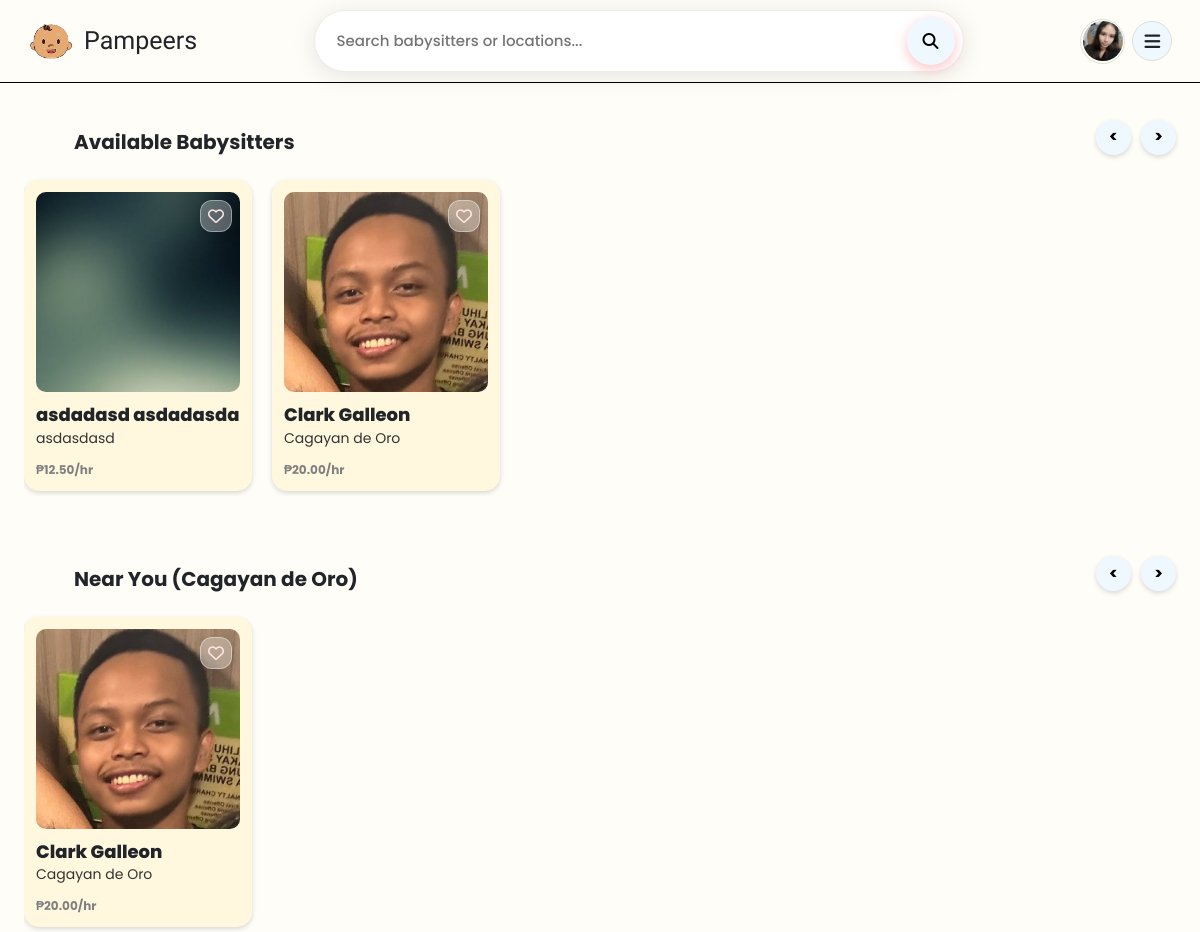
The page /public/guardian/guardianDashboard.php (signed in) on the database its author committed.
### tables this page shows
CREATE TABLE `users` (
  `id` int(11) NOT NULL,
  `uuid` char(36) NOT NULL,
  `firstName` varchar(100) NOT NULL,
  `middleName` varchar(100) DEFAULT NULL,
  `lastName` varchar(100) NOT NULL,
  `bio` text DEFAULT NULL,
  `suffix` varchar(10) DEFAULT NULL,
  `birthDate` date NOT NULL,
  `sex` enum('male','female','other') NOT NULL,
  `role` enum('guardian','sitter','admin') NOT NULL DEFAULT 'guardian',
  `contactNumber` varchar(20) NOT NULL,
  `emailAddress` varchar(150) NOT NULL,
  `username` varchar(100) NOT NULL,
  `password` varchar(255) NOT NULL,
  `streetAddress` varchar(255) NOT NULL,
  `barangay` varchar(255) NOT NULL,
  `cityMunicipality` varchar(255) NOT NULL,
  `province` varchar(255) NOT NULL,
  `country` varchar(255) NOT NULL,
  `zipCode` char(10) NOT NULL,
  `dateCreated` timestamp NOT NULL DEFAULT current_timestamp(),
  `profilePic` varchar(255) NOT NULL DEFAULT 'default.jpg',
  `isActive` tinyint(1) NOT NULL DEFAULT 1,
  `deactivatedAt` datetime DEFAULT NULL,
  `deletedAt` datetime DEFAULT NULL,
  `createdAt` datetime DEFAULT current_timestamp()
);

CREATE TABLE `sitters` (
  `sitterID` int(11) NOT NULL,
  `uuid` char(36) NOT NULL,
  `userID` int(11) NOT NULL,
  `hourlyRate` decimal(10,2) NOT NULL DEFAULT 0.00,
  `experience` int(11) NOT NULL DEFAULT 0,
  `isAvailable` tinyint(1) NOT NULL DEFAULT 1,
  `ratingAverage` decimal(3,2) DEFAULT NULL,
  `verificationStatus` enum('pending','verified','rejected') NOT NULL DEFAULT 'pending',
  `createdAt` timestamp NOT NULL DEFAULT current_timestamp()
);

### public/guardian/guardianDashboard.php (the view, shortened to what this page needs)
<?php
require_once __DIR__ . '/../../app/middleware/auth.php';
$userId = $_SESSION['user_id'];
$stmt = $conn->prepare("SELECT * FROM users WHERE id = ? LIMIT 1");
$stmt->bind_param("i", $userId);
$stmt->execute();
$user = $stmt->get_result()->fetch_assoc() ?? [];
$userCity = !empty($user['cityMunicipality']) ? $user['cityMunicipality'] : '';
$userPic = !empty($user['profilePic']) ? $user['profilePic'] : 'default.jpg';
$sitters = [];
$queryAvail = "SELECT s.sitterID, s.hourlyRate as rate, u.firstName, u.lastName, u.profilePic as img, u.cityMunicipality as city,
              (SELECT COUNT(*) FROM favourites f WHERE f.sitter_id = s.sitterID AND f.guardian_id = ?) as isFav
              FROM sitters s
              JOIN users u ON s.userID = u.id
              WHERE s.verificationStatus = 'verified' AND u.isActive = 1 AND s.isAvailable = 1 AND u.id != ?
              ORDER BY s.ratingAverage DESC, s.createdAt DESC LIMIT 12";
$stmtA = $conn->prepare($queryAvail);
$stmtA->bind_param("ii", $userId, $userId);
$stmtA->execute();
$resA = $stmtA->get_result();
while ($row = $resA->fetch_assoc()) {
    $row['name'] = trim($row['firstName'] . ' ' . $row['lastName']);
    $sitters[] = $row;
}
$sittersNear = [];
$queryNear = "SELECT s.sitterID, s.hourlyRate as rate, u.firstName, u.lastName, u.profilePic as img, u.cityMunicipality as city,
              (SELECT COUNT(*) FROM favourites f WHERE f.sitter_id = s.sitterID AND f.guardian_id = ?) as isFav
              FROM sitters s
              JOIN users u ON s.userID = u.id
              WHERE s.verificationStatus = 'verified' AND u.isActive = 1 AND s.isAvailable = 1 AND u.cityMunicipality = ? AND u.id != ?
              ORDER BY s.ratingAverage DESC, s.createdAt DESC LIMIT 8";
$stmtN = $conn->prepare($queryNear);
$stmtN->bind_param("isi", $userId, $userCity, $userId);
$stmtN->execute();
$resN = $stmtN->get_result();
while ($row = $resN->fetch_assoc()) {
    $row['name'] = trim($row['firstName'] . ' ' . $row['lastName']);
    $sittersNear[] = $row;
}
?>
<!DOCTYPE html>
<html lang="en">
<head>
    <link rel="stylesheet" href="https://cdnjs.cloudflare.com/ajax/libs/font-awesome/6.5.1/css/all.min.css">
    <link href="https://cdn.jsdelivr.net/npm/bootstrap@5.3.3/dist/css/bootstrap.min.css" rel="stylesheet">
    <link rel="stylesheet" href="../css/dashboard.css">
</head>
<body>
<header class="sticky-top custom-header">
    <div class="nav-container d-flex align-items-center justify-content-between px-3">
        <div class="d-flex align-items-center gap-2">
            <img src="/Pampeers/app/uploads/pampeerlogo.png" alt="logo" class="logo-img">
            <p class="brand m-0">Pampeers</p>
        </div>
        <div class="search-bar d-flex align-items-center">
            <input
                type="text"
                id="search-input"
                placeholder="Search babysitters or locations..."
                autocomplete="off"
            >
            <button class="search-btn" id="search-button">
                <i class="fa-solid fa-magnifying-glass"></i>
            </button>
        </div>
        <div class="right-side-p d-flex align-items-center gap-1">
            <button type="button" class="btn btn-link p-0 border-0">
                <a href="../profile.php">
                    <div class="profile-wrapper">
                        <img src="/Pampeers/app/uploads/profiles/<?= htmlspecialchars($userPic); ?>" class="profile-img" alt="Profile" style="width:40px; height:40px; border-radius:50%; object-fit:cover;">
                    </div>
                </a>
            </button>
                <div class="dropdown">
                    <button class="btn" type="button" data-bs-toggle="dropdown" data-bs-offset="0,15" =aria-expanded="false">
                        <i class="fa-solid fa-bars"></i>
                    </button>
                </div>
            </div>
        </div>
</header>
<main class="container-fluid mt-4 px-4">
    <div class="d-flex justify-content-between align-items-center mb-2">
        <div class="section-title">Available Babysitters</div>
        <div class="arrow-controls">
            <button class="arrow-btn" onclick="scrollCarousel('avail-carousel', -1)"> < </button>
            <button class="arrow-btn" onclick="scrollCarousel('avail-carousel', 1)"> > </button>
        </div>
    </div>
    <?php if (!empty($sitters)): ?>
    <div class="carousel-wrapper" id="avail-carousel">
        <?php foreach ($sitters as $peer): ?>
        <div class="carousel-card">
            <div class="small-card" style="cursor: pointer;" onclick="window.location.href='viewSitterProfile.php?sitterID=<?= htmlspecialchars($peer['sitterID']) ?>'">
                <div class="card-img-container">
                    <button class="like-btn" data-id="<?= htmlspecialchars($peer['sitterID']) ?>" aria-label="Like" onclick="toggleFav(event, this)">
                        <i class="fa-<?= !empty($peer['isFav']) ? 'solid text-danger' : 'regular' ?> fa-heart"></i>
                    </button>
                    <img src="/Pampeers/app/uploads/profiles/<?= !empty($peer['img']) ? htmlspecialchars($peer['img']) : 'default.jpg'; ?>" alt="Sitter">
                </div>
                <h6><?= htmlspecialchars($peer['name'] ?? 'Unknown') ?></h6>
                <p class="city"><?= htmlspecialchars($peer['city'] ?? 'Location N/A') ?></p>
                <div class="d-flex justify-content-between align-items-center mt-2">
                    <p class="m-0 fw-bold">₱<?= htmlspecialchars($peer['rate'] ?? '0') ?>/hr</p>
                </div>
            </div>
        </div>
        <?php endforeach; ?>
    </div>
    <?php else: ?>
        <p class="text-center text-muted mt-4">No available sitters found.</p>
    <?php endif; ?>
    <div class="d-flex justify-content-between align-items-center mt-5 mb-2" id="nearby-header">
        <div class="section-title">Near You (<?= htmlspecialchars($userCity) ?>)</div>
        <div class="arrow-controls">
            <button class="arrow-btn" onclick="scrollCarousel('near-carousel', -1)"> < </button>
            <button class="arrow-btn" onclick="scrollCarousel('near-carousel', 1)"> > </button>
        </div>
    </div>
    <?php if (!empty($sittersNear)): ?>
    <div class="carousel-wrapper" id="near-carousel">
        <?php foreach ($sittersNear as $peer): ?>
        <div class="carousel-card">
            <div class="small-card" style="cursor: pointer;" onclick="window.location.href='viewSitterProfile.php?sitterID=<?= htmlspecialchars($peer['sitterID']) ?>'">
                <div class="card-img-container">
                    <button class="like-btn" data-id="<?= htmlspecialchars($peer['sitterID']) ?>" aria-label="Like" onclick="toggleFav(event, this)">
                        <i class="fa-<?= !empty($peer['isFav']) ? 'solid text-danger' : 'regular' ?> fa-heart"></i>
                    </button>
                    <img src="/Pampeers/app/uploads/profiles/<?= !empty($peer['img']) ? htmlspecialchars($peer['img']) : 'default.jpg'; ?>" alt="Sitter">
                </div>
                <h6><?= htmlspecialchars($peer['name'] ?? 'Unknown') ?></h6>
                <p class="city"><?= htmlspecialchars($peer['city'] ?? 'Location N/A') ?></p>
                <div class="d-flex justify-content-between align-items-center mt-2">
                    <p class="m-0 fw-bold">₱<?= htmlspecialchars($peer['rate'] ?? '0') ?>/hr</p>
                </div>
            </div>
        </div>
        <?php endforeach; ?>
    </div>
    <?php else: ?>
        <p class="text-center text-muted mt-2" id="near-empty">No sitters found in your city.</p>
    <?php endif; ?>
</main>
</body>
</html>

### public/css/dashboard.css (style rules this page uses)
body { background: #FFFDF7; font-family: 'Poppins', sans-serif; margin: 0; }
.custom-header { background: #FFFDF7; border-bottom: 1px solid #000; padding: 10px; }
.logo-img { width: 50px; height: 50px; }
.brand { font-size: 25px; font-family: 'Ribeye', cursive; margin: 0; }
.search-bar { background: #ffffff; border-radius: 50px; box-shadow: 0 4px 24px rgba(0,0,0,0.10); padding: 6px 8px 6px 20px; max-width: 650px; width: 100%; border: 1.5px solid #f0ece8; transition: 0.25s ease; display: flex; align-items: center; gap: 10px; }
.search-bar input { flex: 1; border: none !important; outline: none !important; background: transparent !important; font-size: 15px; font-weight: 500; width: 100%; }
.search-btn { background: #F0F8FF; border: none; border-radius: 50%; width: 45px; height: 45px; min-width: 45px; display: flex; align-items: center; justify-content: center; cursor: pointer; transition: 0.2s ease; }
.search-bar .search-btn { background: #F0F8FF; border: none; border-radius: 50%; width: 48px; height: 48px; min-width: 48px; display: flex; align-items: center; justify-content: center; cursor: pointer; box-shadow: 0 4px 12px rgba(255,107,107,0.4); transition: transform 0.15s, box-shadow 0.15s; }
.dropdown { width: 45px; height: 45px; border-radius: 50%; text-decoration: none; color: #666; display: flex; justify-content: center; align-items: center; }
.dropdown button { border: 1px solid #ddd; border-radius: 50%; background-color: #F0F8FF; width: 40px; height: 40px; font-size: 18px; transition: 0.2s ease; }
.profile-wrapper { width: 45px; height: 45px; border-radius: 50%; overflow: hidden; display: flex; align-items: center; justify-content: center; border: 1px solid #ddd; }
.profile-img { width: 100%; height: 100%; object-fit: cover; }
.section-title { font-size: 20px; font-weight: bold; margin: 20px 0 10px 50px; }
.carousel-wrapper { display: flex; gap: 20px; overflow-x: auto; padding: 5px 0; scroll-behavior: smooth; scroll-snap-type: x mandatory; scrollbar-width: none; -ms-overflow-style: none; }
.carousel-card { flex: 0 0 auto; width: 228px; scroll-snap-align: start; }
.small-card { position: relative; background: #FFF8DE; border-radius: 15px; padding: 12px; box-shadow: 0 2px 5px rgba(0,0,0,0.15); display: flex; flex-direction: column; transition: transform 0.2s ease; }
.card-img-container { position: relative; width: 100%; height: 200px; overflow: hidden; border-radius: 10px; }
.card-img-container img { width: 100%; height: 100%; object-fit: cover; }
.like-btn { position: absolute; top: 8px; right: 8px; z-index: 10; background: rgba(255, 255, 255, 0.3); backdrop-filter: blur(8px); -webkit-backdrop-filter: blur(8px); border: 1px solid rgba(255, 255, 255, 0.4); border-radius: 12px; width: 32px; height: 32px; display: flex; align-items: center; justify-content: center; box-shadow: 0 4px 10px rgba(0,0,0,0.1); cursor: pointer; transition: all 0.3s ease; }
.like-btn i { color: #ffe6e6; font-size: 16px; }
.small-card h6 { margin: 12px 0 2px; font-size: 18px; font-weight: 800; }
.small-card .city { font-size: 14px; color: #333; margin-bottom: 4px; }
.small-card p { font-size: 12px; color: grey; margin: 0; }
.arrow-controls { display: flex; gap: 10px; }
.arrow-btn { background: #F0F8FF; border: none; box-shadow: 0 2px 5px rgba(0,0,0,0.15); border-radius: 50%; width: 35px; height: 35px; display: flex; align-items: center; justify-content: center; font-weight: bold; cursor: pointer; transition: 0.2s ease; }

### rows shown on the page
users: profilePic (picture), cityMunicipality "Cagayan de Oro"
sitters: userID.profilePic (picture), name "asdadasd asdadasda", userID.cityMunicipality "asdasdasd", hourlyRate "12.50"
sitters: userID.profilePic (placeholder picture), name "Clark Galleon", userID.cityMunicipality "Cagayan de Oro", hourlyRate "20.00"
